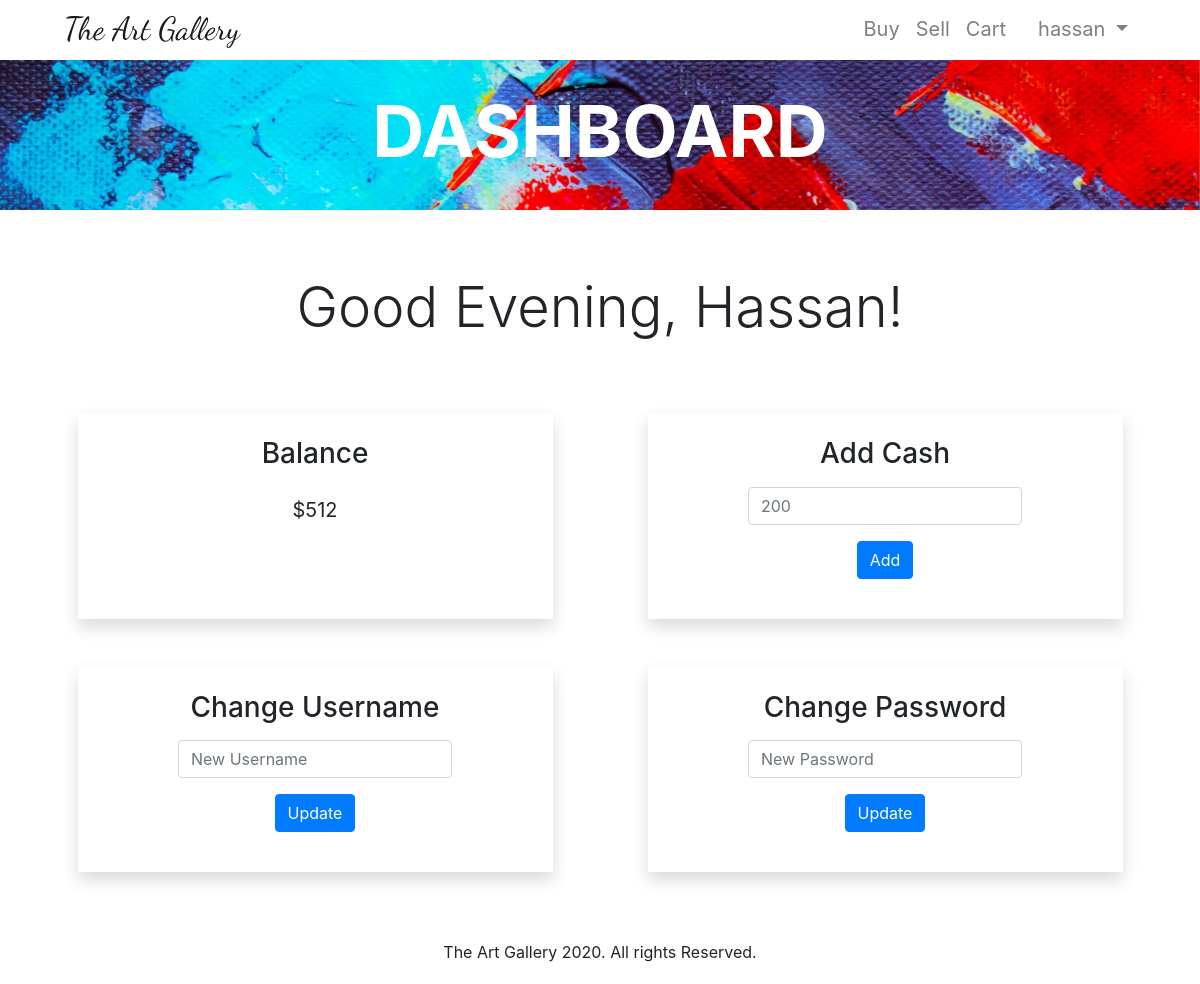
The page /dashboard (signed in) on the database as committed earlier.
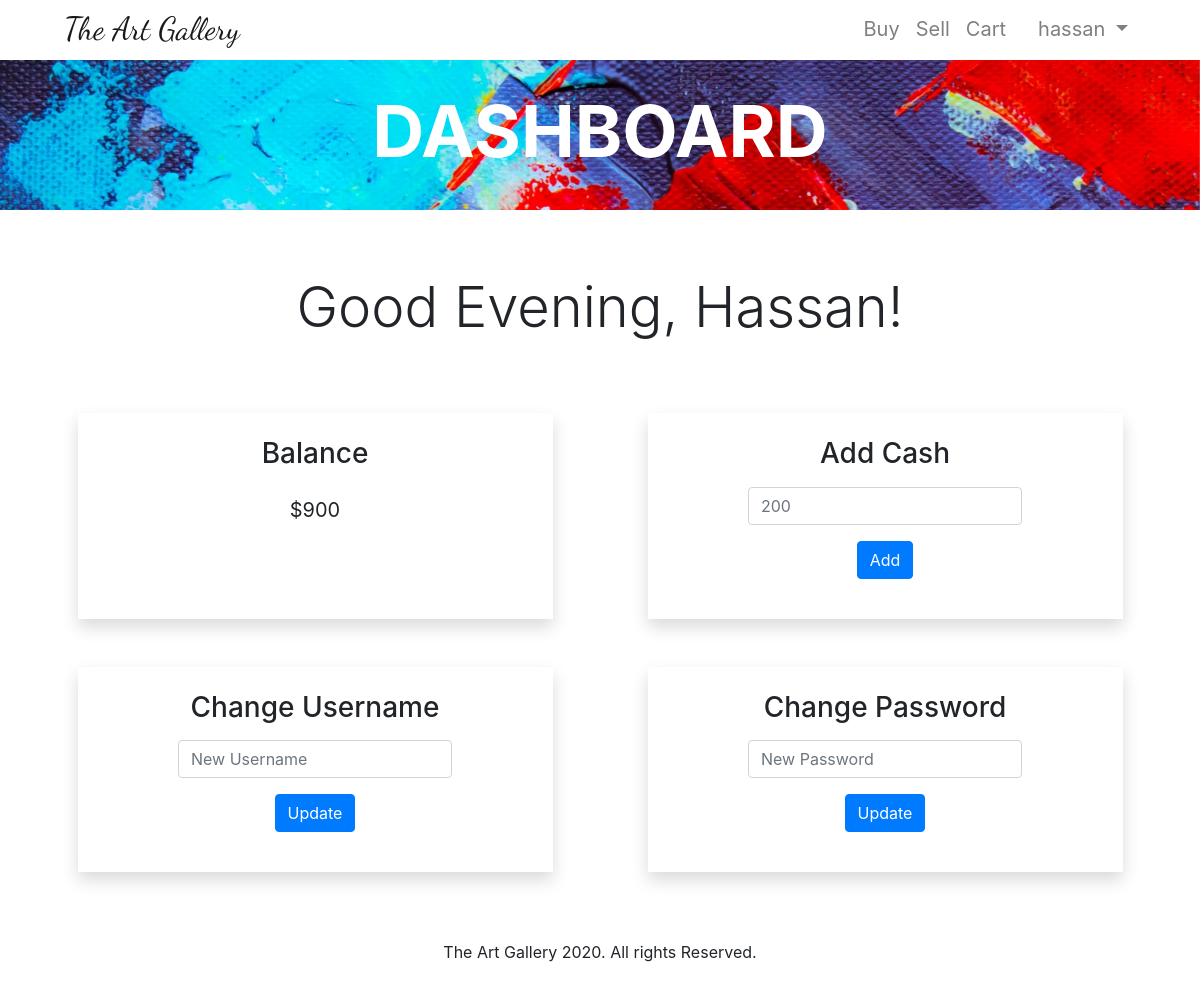
The same page on the database as committed later.
### tables this page shows
CREATE TABLE users (id INTEGER PRIMARY KEY, username TEXT NOT NULL, hashvalue TEXT NOT NULL, firstname TEXT NOT NULL, lastname TEXT NOT NULL, country TEXT NOT NULL, cash NUMERIC NOT NULL DEFAULT 500.00);

### main.py (the view)
@app.route("/dashboard", methods=["GET", "POST"])
@login_required
def dashboard():
    if request.method == "GET":
        with sqlite3.connect("gallery.db") as con:
            db = con.cursor()
            db.execute(
                f"SELECT cash FROM users WHERE id = {session['user_id']}")
            rows = db.fetchall()
            cash = rows[0][0]
        return render_template("dashboard.html", cash=cash)

### brains.py (called while the page is built)
def login_required(f):
    @wraps(f)
    def decorated_function(*args, **kwargs):
        if session.get("user_id") is None:
            return redirect("/login")
        return f(*args, **kwargs)
    return decorated_function

### main.py (called while the page is built)
@app.after_request
def after_request(response):
    response.headers["Cache-Control"] = "no-cache, no-store, must-revalidate"
    response.headers["Expires"] = 0
    response.headers["Pragma"] = "no-cache"
    return response

### templates/dashboard.html (shortened to what this page needs)
{% extends 'layout.html' %}
{% block main %}
<div id="dashboard-content">
    <section class="main-section mb-5">
        <div class="message-screen">
            <div id="buy-top" class="d-flex flex-column justify-content-center align-items-center top" style="
            background-image: url({{ url_for('static', filename='images/dashboard.jpg') }});">
                <h1 class="display-3 font-weight-bold" style="color:white;">DASHBOARD</h1>
            </div>
            <div class="container mt-5">
                <div class="jumbotron dash-jumbo text-center p-3">
                    <h1 class="display-4">Good Evening, Hassan!</h1>
                </div>
            </div>
            <div class="container mt-5">
                <div class="row d-flex justify-content-around">
                    <div class="col-10 col-md-5 p-4 shadow text-center">
                        <h3 class="display-5">Balance</h3>
                        <p class="lead mt-4"><strong>${{ cash }}</strong></p>
                    </div>
                    <div class="col-10 col-md-5 p-4 shadow mt-5 mt-md-0 text-center d-flex justify-content-center">
                        <form action="/addCash" method="post">
                            <h3 class="display-5">Add Cash</h3>
                            <div class="form-group mt-3">
                                <input type="number" name="moreCash" class="form-control" id="inputCash"
                                    placeholder="200" required>
                            </div>
                            <div class="form-group d-flex justify-content-center">
                                <button type="submit" class="btn btn-primary">Add</button>
                            </div>
                        </form>
                    </div>
                </div>
            </div>
            <div class="container mt-5">
                <div class="row d-flex justify-content-around">
                    <div class="col-10 col-md-5 p-4 shadow text-center d-flex justify-content-center">
                        <form action="/changeUsername" method="post">
                            <h3 class="display-5">Change Username</h3>
                            <div class="form-group mt-3">
                                <input type="text" name="newUsername" class="form-control" id="newUsername"
                                    placeholder="New Username" required>
                            </div>
                            <div class="form-group d-flex justify-content-center">
                                <button type="submit" class="btn btn-primary">Update</button>
                            </div>
                        </form>
                    </div>
                    <div class="col-10 col-md-5 p-4 shadow mt-5 mt-md-0 text-center d-flex justify-content-center">
                        <form action="/changePassword" method="post">
                            <h3 class="display-5">Change Password</h3>
                            <div class="form-group mt-3">
                                <input type="text" name="moreCash" id="newPassword" class="form-control"
                                    placeholder="New Password" required>
                            </div>
                            <div class="form-group d-flex justify-content-center">
                                <button type="submit" class="btn btn-primary">Update</button>
                            </div>
                        </form>
                    </div>
                </div>
            </div>
        </div>
    </section>
</div>
{% endblock %}

### templates/layout.html (shortened to what this page needs)
<!DOCTYPE html>
<html lang="en">
<head>
    <link rel="stylesheet" href="/static/bootstrap/css/bootstrap.min.css">
    <link rel="stylesheet" href="/static/styles/styles.css">
</head>
<body>
    <header>
        <nav id="my-nav" class="navbar navbar-expand-md navbar-light fixed-top py-0" {% block styleCart %}  {% endblock %}>
            <a id="brand" class="navbar-brand ml-lg-5" href="/">The Art Gallery</a>
            <div class="collapse navbar-collapse mr-lg-5" id="navbarContent">
                <ul class="navbar-nav ml-auto">
                    {% if session.user_id %}
                        <li class="nav-item {% block activeBuy %} {% endblock %}">
                            <a class="nav-link hover-ef" href="/buy">Buy<span class="sr-only">(current)</span></a>
                        </li>
                        <li class="nav-item {% block activeSell %} {% endblock %}">
                            <a class="nav-link hover-ef" href="/sell">Sell<span class="sr-only">(current)</span></a>
                        </li>
                        <li class="nav-item {% block activeCart %} {% endblock %} {% block emptyCart %} {% endblock %}">
                            <a class="nav-link hover-ef" href="/cart">Cart<span class="sr-only">(current)</span></a>
                        </li>
                        <li class="nav-item dropdown ml-lg-3">
                            <a class="nav-link dropdown-toggle" href="#" id="navbarDropdown" role="button" data-toggle="dropdown"
                                aria-haspopup="true" aria-expanded="false">
                                {{ session.user_name }}
                            </a>
                        </li>
                    {% endif %}
                </ul>
            </div>
        </nav>
    </header>
    <main>
        {% block main %}
        {% endblock %}
    </main>
    <footer>The Art Gallery 2020. All rights Reserved.</footer>
</body>
</html>

### static/styles/styles.css (style rules this page uses)
#brand { font-family: 'Dancing Script', 'Helvetica Neue', Helvetica, Arial; font-size: 2rem !important; }
#my-nav a { font-size: 1.25rem; position: relative; }
.hover-ef::after { content: ''; top: 0; left: 0; transform: translateY(10px); transition: transform 0.3s ease; opacity: 0; height: 100%; width: 100%; border-bottom: 2px solid #343a40; position: absolute; }
.main-section { padding-top: 60px; }
.top { height: 150px; background-position: center bottom; background-size: cover; background-repeat: no-repeat; background-attachment: fixed; }
.dash-jumbo { background-color: white; }
footer { text-align: center; padding: 20px; bottom: 0; left: 0; right: 0; }

Rows that differ between the two databases and show on the page:
changed users: cash "512" → "900"
